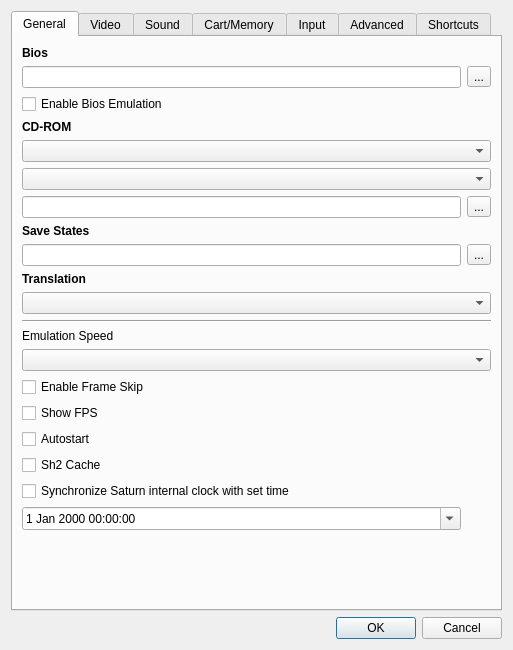
<?xml version="1.0" encoding="UTF-8"?>
<ui version="4.0">
 <class>UISettings</class>
 <widget class="QDialog" name="UISettings">
  <property name="geometry">
   <rect>
    <x>0</x>
    <y>0</y>
    <width>513</width>
    <height>650</height>
   </rect>
  </property>
  <property name="windowTitle">
   <string>Settings</string>
  </property>
  <layout class="QVBoxLayout">
   <item>
    <widget class="QTabWidget" name="twPages">
     <property name="currentIndex">
      <number>0</number>
     </property>
     <widget class="QWidget" name="wGeneral">
      <attribute name="title">
       <string>General</string>
      </attribute>
      <layout class="QGridLayout" name="gridLayout1">
       <item row="11" column="0" colspan="2">
        <widget class="QComboBox" name="cbTranslation"/>
       </item>
       <item row="9" column="1">
        <widget class="QToolButton" name="tbSaveStates">
         <property name="text">
          <string>...</string>
         </property>
        </widget>
       </item>
       <item row="7" column="1">
        <widget class="QToolButton" name="tbCdRom">
         <property name="text">
          <string>...</string>
         </property>
        </widget>
       </item>
       <item row="9" column="0">
        <widget class="QLineEdit" name="leSaveStates"/>
       </item>
       <item row="8" column="0" colspan="2">
        <widget class="QLabel" name="lSaveStates">
         <property name="font">
          <font>
           <bold>true</bold>
          </font>
         </property>
         <property name="text">
          <string>Save States</string>
         </property>
         <property name="textFormat">
          <enum>Qt::TextFormat::PlainText</enum>
         </property>
        </widget>
       </item>
       <item row="4" column="0" colspan="2">
        <widget class="QLabel" name="lCdRom">
         <property name="font">
          <font>
           <bold>true</bold>
          </font>
         </property>
         <property name="text">
          <string>CD-ROM</string>
         </property>
         <property name="textFormat">
          <enum>Qt::TextFormat::PlainText</enum>
         </property>
        </widget>
       </item>
       <item row="14" column="0" colspan="2">
        <widget class="Line" name="line">
         <property name="orientation">
          <enum>Qt::Orientation::Horizontal</enum>
         </property>
        </widget>
       </item>
       <item row="24" column="0">
        <widget class="QDateTimeEdit" name="dteBaseTime">
         <property name="calendarPopup">
          <bool>true</bool>
         </property>
        </widget>
       </item>
       <item row="6" column="0" colspan="2">
        <widget class="QComboBox" name="cbCdDrive">
         <property name="sizePolicy">
          <sizepolicy hsizetype="Minimum" vsizetype="Fixed">
           <horstretch>0</horstretch>
           <verstretch>0</verstretch>
          </sizepolicy>
         </property>
        </widget>
       </item>
       <item row="5" column="0" colspan="2">
        <widget class="QComboBox" name="cbCdRom"/>
       </item>
       <item row="10" column="0" colspan="2">
        <widget class="QLabel" name="lTranslation">
         <property name="font">
          <font>
           <bold>true</bold>
          </font>
         </property>
         <property name="text">
          <string>Translation</string>
         </property>
         <property name="textFormat">
          <enum>Qt::TextFormat::PlainText</enum>
         </property>
        </widget>
       </item>
       <item row="1" column="1">
        <widget class="QToolButton" name="tbBios">
         <property name="text">
          <string>...</string>
         </property>
        </widget>
       </item>
       <item row="17" column="0" colspan="2">
        <widget class="QCheckBox" name="cbEnableFrameSkipLimiter">
         <property name="text">
          <string>Enable Frame Skip</string>
         </property>
        </widget>
       </item>
       <item row="0" column="0" colspan="2">
        <widget class="QLabel" name="lBios">
         <property name="font">
          <font>
           <bold>true</bold>
          </font>
         </property>
         <property name="text">
          <string>Bios</string>
         </property>
         <property name="textFormat">
          <enum>Qt::TextFormat::PlainText</enum>
         </property>
        </widget>
       </item>
       <item row="23" column="0">
        <widget class="QCheckBox" name="cbClockSync">
         <property name="text">
          <string>Synchronize Saturn internal clock with set time</string>
         </property>
        </widget>
       </item>
       <item row="7" column="0">
        <widget class="QLineEdit" name="leCdRom"/>
       </item>
       <item row="2" column="0">
        <widget class="QCheckBox" name="cbEnableBiosEmulation">
         <property name="text">
          <string>Enable Bios Emulation</string>
         </property>
        </widget>
       </item>
       <item row="1" column="0">
        <widget class="QLineEdit" name="leBios"/>
       </item>
       <item row="25" column="0">
        <spacer>
         <property name="orientation">
          <enum>Qt::Orientation::Vertical</enum>
         </property>
         <property name="sizeHint" stdset="0">
          <size>
           <width>20</width>
           <height>2</height>
          </size>
         </property>
        </spacer>
       </item>
       <item row="20" column="0" colspan="2">
        <widget class="QCheckBox" name="cbShowFPS">
         <property name="text">
          <string>Show FPS</string>
         </property>
        </widget>
       </item>
       <item row="21" column="0" colspan="2">
        <widget class="QCheckBox" name="cbAutostart">
         <property name="text">
          <string>Autostart</string>
         </property>
        </widget>
       </item>
       <item row="15" column="0">
        <widget class="QLabel" name="label_emulationspeed">
         <property name="text">
          <string>Emulation Speed</string>
         </property>
        </widget>
       </item>
       <item row="16" column="0" colspan="2">
        <widget class="QComboBox" name="cbEmulationSpeed"/>
       </item>
       <item row="22" column="0">
        <widget class="QCheckBox" name="cbSh2Cache">
         <property name="text">
          <string>Sh2 Cache</string>
         </property>
        </widget>
       </item>
      </layout>
     </widget>
     <widget class="QWidget" name="wVideo">
      <attribute name="title">
       <string>Video</string>
      </attribute>
      <layout class="QGridLayout" name="gridLayout2">
       <item row="27" column="0">
        <widget class="QLabel" name="label_6">
         <property name="text">
          <string>Polygon Generation</string>
         </property>
        </widget>
       </item>
       <item row="28" column="1" colspan="2">
        <widget class="QComboBox" name="cbResolution"/>
       </item>
       <item row="1" column="0" colspan="3">
        <widget class="QComboBox" name="cbVideoCore"/>
       </item>
       <item row="34" column="0" colspan="3">
        <spacer>
         <property name="orientation">
          <enum>Qt::Orientation::Vertical</enum>
         </property>
         <property name="sizeHint" stdset="0">
          <size>
           <width>20</width>
           <height>2</height>
          </size>
         </property>
        </spacer>
       </item>
       <item row="27" column="1" colspan="2">
        <widget class="QComboBox" name="cbPolygonGeneration"/>
       </item>
       <item row="30" column="0">
        <widget class="QLabel" name="label_8">
         <property name="text">
          <string>RBG Resolution</string>
         </property>
        </widget>
       </item>
       <item row="0" column="0" colspan="3">
        <widget class="QLabel" name="lVideoCore">
         <property name="font">
          <font>
           <bold>true</bold>
          </font>
         </property>
         <property name="text">
          <string>Video Core</string>
         </property>
         <property name="textFormat">
          <enum>Qt::TextFormat::PlainText</enum>
         </property>
        </widget>
       </item>
       <item row="6" column="0">
        <widget class="QLabel" name="lFullScreenResolution">
         <property name="font">
          <font>
           <bold>true</bold>
          </font>
         </property>
         <property name="text">
          <string>Fullscreen Resolution</string>
         </property>
         <property name="textFormat">
          <enum>Qt::TextFormat::PlainText</enum>
         </property>
        </widget>
       </item>
       <item row="28" column="0">
        <widget class="QLabel" name="label_7">
         <property name="text">
          <string>Internal Resolution</string>
         </property>
        </widget>
       </item>
       <item row="11" column="0">
        <widget class="QCheckBox" name="cbRotateScreen">
         <property name="text">
          <string>Rotate 90 degree</string>
         </property>
        </widget>
       </item>
       <item row="24" column="0">
        <widget class="QLabel" name="label">
         <property name="font">
          <font>
           <bold>true</bold>
          </font>
         </property>
         <property name="text">
          <string>Render Quality</string>
         </property>
        </widget>
       </item>
       <item row="12" column="0">
        <widget class="QCheckBox" name="cbFullscreen">
         <property name="text">
          <string>Start in Fullscreen</string>
         </property>
        </widget>
       </item>
       <item row="31" column="0">
        <widget class="QCheckBox" name="cbUseComputeShader">
         <property name="text">
          <string>Use compute shader for RBG generation</string>
         </property>
        </widget>
       </item>
       <item row="30" column="1" colspan="2">
        <widget class="QComboBox" name="cbRBGREsolution"/>
       </item>
       <item row="3" column="0" colspan="3">
        <widget class="QComboBox" name="cbAspectRatio"/>
       </item>
       <item row="10" column="0">
        <widget class="QLabel" name="label_2">
         <property name="font">
          <font>
           <bold>true</bold>
          </font>
         </property>
         <property name="text">
          <string>Rendering Option</string>
         </property>
        </widget>
       </item>
       <item row="2" column="0" colspan="3">
        <widget class="QLabel" name="lWinResolution">
         <property name="font">
          <font>
           <bold>true</bold>
          </font>
         </property>
         <property name="text">
          <string>Aspect Ratio</string>
         </property>
         <property name="textFormat">
          <enum>Qt::TextFormat::PlainText</enum>
         </property>
        </widget>
       </item>
       <item row="7" column="0" colspan="3">
        <widget class="QComboBox" name="cbFullscreenResolution"/>
       </item>
      </layout>
     </widget>
     <widget class="QWidget" name="wSound">
      <attribute name="title">
       <string>Sound</string>
      </attribute>
      <layout class="QVBoxLayout">
       <item>
        <widget class="QLabel" name="lSoundCore">
         <property name="font">
          <font>
           <bold>true</bold>
          </font>
         </property>
         <property name="text">
          <string>Sound Core</string>
         </property>
         <property name="textFormat">
          <enum>Qt::TextFormat::PlainText</enum>
         </property>
        </widget>
       </item>
       <item>
        <widget class="QComboBox" name="cbSoundCore"/>
       </item>
       <item>
        <widget class="QLabel" name="label_3">
         <property name="text">
          <string>SCSP Sync count per frame ( 1 - 255 )</string>
         </property>
        </widget>
       </item>
       <item>
        <widget class="QSpinBox" name="spinBox_scs_sync_count">
         <property name="minimum">
          <number>1</number>
         </property>
         <property name="maximum">
          <number>255</number>
         </property>
        </widget>
       </item>
       <item>
        <widget class="QLabel" name="label_4">
         <property name="text">
          <string>Time Synchronization Mode</string>
         </property>
        </widget>
       </item>
       <item>
        <widget class="QComboBox" name="cbTimeMode">
         <item>
          <property name="text">
           <string>Synchronize to CPU</string>
          </property>
         </item>
         <item>
          <property name="text">
           <string>Synchronize to the real time</string>
          </property>
         </item>
        </widget>
       </item>
       <item>
        <spacer>
         <property name="orientation">
          <enum>Qt::Orientation::Vertical</enum>
         </property>
         <property name="sizeHint" stdset="0">
          <size>
           <width>20</width>
           <height>2</height>
          </size>
         </property>
        </spacer>
       </item>
      </layout>
     </widget>
     <widget class="QWidget" name="wCartMemory">
      <attribute name="title">
       <string>Cart/Memory</string>
      </attribute>
      <layout class="QGridLayout" name="gridLayout3">
       <item row="7" column="3">
        <widget class="QToolButton" name="tbMemory">
         <property name="text">
          <string>...</string>
         </property>
        </widget>
       </item>
       <item row="5" column="3">
        <widget class="QToolButton" name="tbCartridge">
         <property name="text">
          <string>...</string>
         </property>
        </widget>
       </item>
       <item row="6" column="0" colspan="4">
        <widget class="QLabel" name="lMemory">
         <property name="font">
          <font>
           <bold>true</bold>
          </font>
         </property>
         <property name="text">
          <string>Memory</string>
         </property>
         <property name="textFormat">
          <enum>Qt::TextFormat::PlainText</enum>
         </property>
        </widget>
       </item>
       <item row="8" column="0" colspan="4">
        <widget class="QLabel" name="lMpegROM">
         <property name="font">
          <font>
           <bold>true</bold>
          </font>
         </property>
         <property name="text">
          <string>Mpeg ROM</string>
         </property>
         <property name="textFormat">
          <enum>Qt::TextFormat::PlainText</enum>
         </property>
        </widget>
       </item>
       <item row="7" column="0" colspan="3">
        <widget class="QLineEdit" name="leMemory"/>
       </item>
       <item row="11" column="1">
        <spacer>
         <property name="orientation">
          <enum>Qt::Orientation::Vertical</enum>
         </property>
         <property name="sizeHint" stdset="0">
          <size>
           <width>20</width>
           <height>2</height>
          </size>
         </property>
        </spacer>
       </item>
       <item row="9" column="3">
        <widget class="QToolButton" name="tbMpegROM">
         <property name="text">
          <string>...</string>
         </property>
        </widget>
       </item>
       <item row="5" column="0" colspan="3">
        <widget class="QLineEdit" name="leCartridge">
         <property name="inputMask">
          <string/>
         </property>
        </widget>
       </item>
       <item row="9" column="0" colspan="3">
        <widget class="QLineEdit" name="leMpegROM"/>
       </item>
       <item row="0" column="0" colspan="4">
        <widget class="QLabel" name="lCartridge">
         <property name="font">
          <font>
           <bold>true</bold>
          </font>
         </property>
         <property name="text">
          <string>Cartridge</string>
         </property>
         <property name="textFormat">
          <enum>Qt::TextFormat::PlainText</enum>
         </property>
        </widget>
       </item>
       <item row="2" column="2" colspan="2">
        <widget class="QLineEdit" name="leCartridgeModemIP">
         <property name="toolTip">
          <string/>
         </property>
         <property name="inputMask">
          <string/>
         </property>
         <property name="maxLength">
          <number>15</number>
         </property>
        </widget>
       </item>
       <item row="1" column="0" colspan="4">
        <widget class="QComboBox" name="cbCartridge"/>
       </item>
       <item row="2" column="0">
        <widget class="QLabel" name="lCartridgeModemIP">
         <property name="text">
          <string>Default Dial IP</string>
         </property>
        </widget>
       </item>
       <item row="4" column="2" colspan="2">
        <widget class="QLineEdit" name="leCartridgeModemPort">
         <property name="toolTip">
          <string/>
         </property>
         <property name="text">
          <string notr="true"/>
         </property>
         <property name="maxLength">
          <number>5</number>
         </property>
        </widget>
       </item>
       <item row="4" column="0">
        <widget class="QLabel" name="lCartridgeModemPort">
         <property name="text">
          <string>Port</string>
         </property>
        </widget>
       </item>
       <item row="10" column="0">
        <widget class="QCheckBox" name="checkBox_extended_internal_backup">
         <property name="text">
          <string>Extend Internal backup memory to 8MB</string>
         </property>
        </widget>
       </item>
      </layout>
     </widget>
     <widget class="QWidget" name="wInput">
      <attribute name="title">
       <string>Input</string>
      </attribute>
      <layout class="QGridLayout" name="gridLayout4">
       <item row="0" column="0" colspan="2">
        <widget class="QLabel" name="lInput">
         <property name="sizePolicy">
          <sizepolicy hsizetype="Preferred" vsizetype="Maximum">
           <horstretch>0</horstretch>
           <verstretch>0</verstretch>
          </sizepolicy>
         </property>
         <property name="font">
          <font>
           <bold>true</bold>
          </font>
         </property>
         <property name="text">
          <string>Input</string>
         </property>
         <property name="textFormat">
          <enum>Qt::TextFormat::PlainText</enum>
         </property>
        </widget>
       </item>
       <item row="1" column="0" colspan="2">
        <widget class="QComboBox" name="cbInput"/>
       </item>
       <item row="2" column="0">
        <widget class="UIPortManager" name="pmPort1">
         <property name="sizePolicy">
          <sizepolicy hsizetype="Preferred" vsizetype="Expanding">
           <horstretch>0</horstretch>
           <verstretch>0</verstretch>
          </sizepolicy>
         </property>
         <property name="title">
          <string>Port 1</string>
         </property>
        </widget>
       </item>
       <item row="2" column="1">
        <widget class="UIPortManager" name="pmPort2">
         <property name="sizePolicy">
          <sizepolicy hsizetype="Preferred" vsizetype="Expanding">
           <horstretch>0</horstretch>
           <verstretch>0</verstretch>
          </sizepolicy>
         </property>
         <property name="title">
          <string>Port 2</string>
         </property>
        </widget>
       </item>
       <item row="3" column="0">
        <widget class="QLabel" name="lGunMouseSensitivity">
         <property name="font">
          <font>
           <bold>true</bold>
          </font>
         </property>
         <property name="text">
          <string>Gun/Mouse Sensitivity</string>
         </property>
        </widget>
       </item>
       <item row="4" column="0" colspan="2">
        <widget class="QSlider" name="sGunMouseSensitivity">
         <property name="minimum">
          <number>1</number>
         </property>
         <property name="maximum">
          <number>400</number>
         </property>
         <property name="orientation">
          <enum>Qt::Orientation::Horizontal</enum>
         </property>
        </widget>
       </item>
      </layout>
     </widget>
     <widget class="QWidget" name="wAdvanced">
      <attribute name="title">
       <string>Advanced</string>
      </attribute>
      <layout class="QVBoxLayout">
       <item>
        <widget class="QLabel" name="lRegion">
         <property name="font">
          <font>
           <bold>true</bold>
          </font>
         </property>
         <property name="text">
          <string>Region</string>
         </property>
         <property name="textFormat">
          <enum>Qt::TextFormat::PlainText</enum>
         </property>
        </widget>
       </item>
       <item>
        <widget class="QComboBox" name="cbRegion"/>
       </item>
       <item>
        <widget class="QLabel" name="lSH2Interpreter">
         <property name="font">
          <font>
           <bold>true</bold>
          </font>
         </property>
         <property name="text">
          <string>SH2 Interpreter</string>
         </property>
         <property name="textFormat">
          <enum>Qt::TextFormat::PlainText</enum>
         </property>
        </widget>
       </item>
       <item>
        <widget class="QComboBox" name="cbSH2Interpreter"/>
       </item>
       <item>
        <widget class="QLabel" name="l68kCore">
         <property name="font">
          <font>
           <bold>true</bold>
          </font>
         </property>
         <property name="text">
          <string>68000 Core</string>
         </property>
        </widget>
       </item>
       <item>
        <widget class="QComboBox" name="cb68kCore"/>
       </item>
       <item>
        <spacer>
         <property name="orientation">
          <enum>Qt::Orientation::Vertical</enum>
         </property>
         <property name="sizeHint" stdset="0">
          <size>
           <width>20</width>
           <height>2</height>
          </size>
         </property>
        </spacer>
       </item>
      </layout>
     </widget>
     <widget class="QWidget" name="tab">
      <attribute name="title">
       <string>Shortcuts</string>
      </attribute>
      <layout class="QVBoxLayout" name="verticalLayout">
       <item>
        <widget class="UIShortcutManager" name="twShortcuts">
         <property name="tabKeyNavigation">
          <bool>false</bool>
         </property>
         <property name="dragDropOverwriteMode">
          <bool>false</bool>
         </property>
         <property name="selectionBehavior">
          <enum>QAbstractItemView::SelectionBehavior::SelectRows</enum>
         </property>
         <attribute name="horizontalHeaderCascadingSectionResizes">
          <bool>false</bool>
         </attribute>
         <attribute name="horizontalHeaderStretchLastSection">
          <bool>false</bool>
         </attribute>
         <attribute name="verticalHeaderVisible">
          <bool>false</bool>
         </attribute>
         <attribute name="verticalHeaderStretchLastSection">
          <bool>false</bool>
         </attribute>
         <column>
          <property name="text">
           <string>Description</string>
          </property>
         </column>
         <column>
          <property name="text">
           <string>Shortcut</string>
          </property>
         </column>
        </widget>
       </item>
      </layout>
     </widget>
    </widget>
   </item>
   <item>
    <widget class="QDialogButtonBox" name="dbbButtons">
     <property name="orientation">
      <enum>Qt::Orientation::Horizontal</enum>
     </property>
     <property name="standardButtons">
      <set>QDialogButtonBox::StandardButton::Cancel|QDialogButtonBox::StandardButton::Ok</set>
     </property>
    </widget>
   </item>
  </layout>
 </widget>
 <customwidgets>
  <customwidget>
   <class>UIPortManager</class>
   <extends>QGroupBox</extends>
   <header>ui/UIPortManager.h</header>
   <container>1</container>
  </customwidget>
  <customwidget>
   <class>UIShortcutManager</class>
   <extends>QTableWidget</extends>
   <header>UIShortcutManager.h</header>
  </customwidget>
 </customwidgets>
 <resources/>
 <connections>
  <connection>
   <sender>dbbButtons</sender>
   <signal>accepted()</signal>
   <receiver>UISettings</receiver>
   <slot>accept()</slot>
   <hints>
    <hint type="sourcelabel">
     <x>373</x>
     <y>399</y>
    </hint>
    <hint type="destinationlabel">
     <x>383</x>
     <y>403</y>
    </hint>
   </hints>
  </connection>
  <connection>
   <sender>dbbButtons</sender>
   <signal>rejected()</signal>
   <receiver>UISettings</receiver>
   <slot>reject()</slot>
   <hints>
    <hint type="sourcelabel">
     <x>467</x>
     <y>399</y>
    </hint>
    <hint type="destinationlabel">
     <x>453</x>
     <y>352</y>
    </hint>
   </hints>
  </connection>
 </connections>
</ui>
